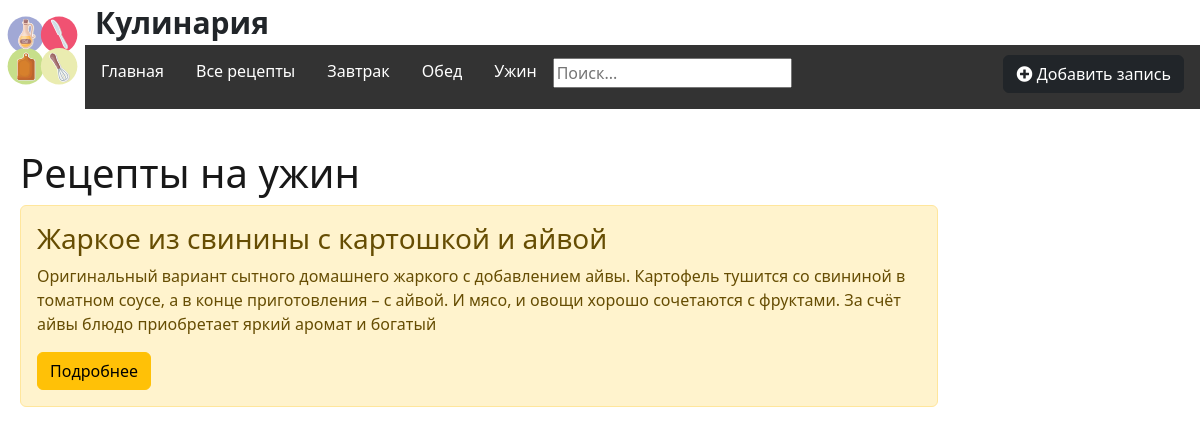
The app's page /recipes/dinner with its own data.
### recipes/models.py (models this page shows, shortened)
class Articles(models.Model):
    title = models.CharField('Название', max_length = 50)
    anons = models.CharField('Анонс', max_length = 250)
    kategor = models.CharField('Категория', max_length = 50)
    prod = models.TextField('Продукты')
    full_text = models.TextField('Рецепт приготовления')
    class Meta:
        verbose_name = 'Рецепт'
        verbose_name_plural = 'Рецепты'

### recipes/views.py (the view)
# urls.py: path('dinner', views.recipes_dinner, name='recipes-dinner'),
def recipes_dinner(request):
    recipes_d = Articles.objects.filter(kategor="Ужин")
    return render(request, 'recipes/recipes_dinner.html', {'recipes_d': recipes_d})

### recipes/templates/recipes/recipes_dinner.html (shortened to what this page needs)
{% extends 'main/layout.html' %}
{% block content %}
   <div class="features">
       <h1>Рецепты на ужин</h1>
       {% for el in recipes_d %}
            <div class="alert alert-warning" >
                <h3>{{ el.title }}</h3>
                <p>{{ el.anons }}</p>
                <a href="{% url 'recipes-detail' el.id %}" class="btn btn-warning">Подробнее</a>
            </div>
       {% endfor %}
   </div>
{% endblock %}

### main/static/main/css/main.css (style rules this page uses)
body { background: ##FFFAFA; }
main .features { float: left; color: #181818; margin-top: 40px; text-align: left; width: 85%; margin-left: 20px; }
.alert-warning { float: left; clear: both; width: 90%; text-align: left; }

### records on screen
Articles: title "Жаркое из свинины с картошкой и айвой", anons "Оригинальный вариант сытного домашнего жаркого с добавлением айвы. Картофель тушится со свининой в томатном соусе, а в конце приготовления – с айвой. И мясо, и овощи хорошо сочетаются с фруктами. За счёт айвы блюдо приобретает яркий аромат и богатый"
